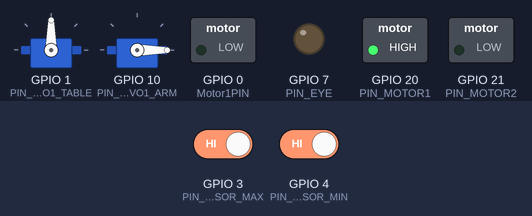
The program below on a simulated ESP32-C3. Shown: 2 × servo, switched loads named in the program (green lamp = pin HIGH), output pins drawn as LEDs (lit = HIGH). Inputs (shaded band) come from the test bench; at power-on: GPIO 4 (PIN_HALL_SENSOR_MIN) HIGH, GPIO 3 (PIN_HALL_SENSOR_MAX) HIGH. Random numbers use the default seed unless the program sets one.

Above: at 21.4 s.
21.5 s: GPIO 4 (PIN_HALL_SENSOR_MIN) driven LOW
At 22.0 s:
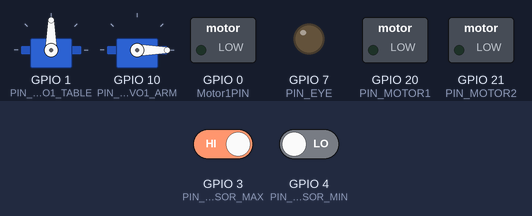
25.0 s: GPIO 3 (PIN_HALL_SENSOR_MAX) driven LOW
At 34.2 s:
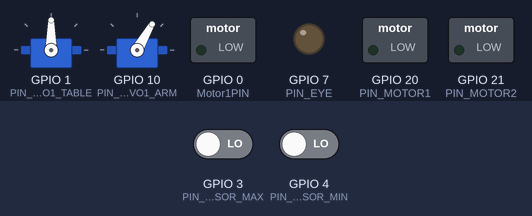
Timing chart, 0 to 34.5 s (numbered marks = the images above; inputs shaded):
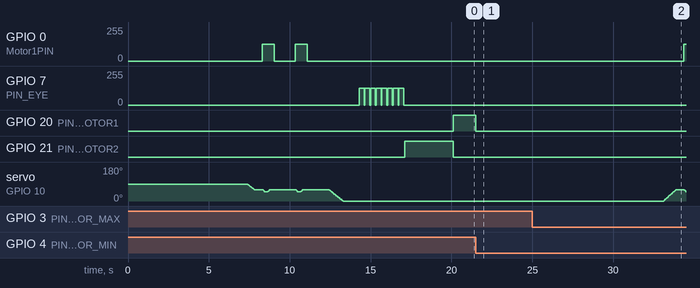

The program:

main.cpp
```cpp
#include <Arduino.h>

#define MAIN_TAG "Main"

// Servo
#define DISABLE_COMPLEX_FUNCTIONS
#define MAX_EASING_SERVOS 6
#define DISABLE_MICROS_AS_DEGREE_PARAMETER

#include <ServoEasing.hpp>

// Controllers
#include "common.h"
#include "controllers/BaseController.h"
#include "controllers/TowerController.h"
#include "controllers/Mp3Controller.h"

BaseController Base(PIN_SERVO1_TABLE, PIN_SERVO1_ARM, PIN_EYE, CH_EYE, PIN_GUN, CH_GUN);
TowerController Tower(PIN_MOTOR1, PIN_MOTOR2, CH_MOTOR1, CH_MOTOR2);

void IRAM_ATTR WhenMin() {
    Tower.onMin();
}

void IRAM_ATTR WhenMax() {
    Tower.onMax();
}

void setup() {
    delay(1000 * 3);
    ESP_LOGI(MAIN_TAG, "Setup!");
    setupSound();
    setDefaultVolume();
    delay(300);
    playBackground();

    Tower.setup();

    gpio_set_direction((gpio_num_t)PIN_HALL_SENSOR_MAX, GPIO_MODE_INPUT);
    gpio_set_direction((gpio_num_t)PIN_HALL_SENSOR_MIN, GPIO_MODE_INPUT);
    attachInterrupt(PIN_HALL_SENSOR_MAX, WhenMax, FALLING);
    attachInterrupt(PIN_HALL_SENSOR_MIN, WhenMin, FALLING);

    Base.setup();
    delay(1000 * 3);
}

void loop() {
    auto degreesPerSecond = (int) random(60, 90);
    ESP_LOGD(MAIN_TAG, "(Table) Degrees per second is %d", degreesPerSecond);

    Base.turnArmUp(degreesPerSecond);
    delay(500);
    for (int i = 0; i < 2; i++) {
        playBeamRifle();
        Base.fireGun(500);
        delay(800);
        stopAdvert();
        delay(500);
    }
    Base.turnArmDown(degreesPerSecond);

    delay(1000);
    playHeadVulcan();
    for (int i = 0; i < 8; i++) {
        Base.fireHeadVulcan(300);
        delay(50);
    }
    stopAdvert();

    Tower.motorMoveDown();
    delay(1000 * 3);
    Tower.motorMoveUp();
    delay(1000 * 3);
    Tower.motorMoveStop();

    delay(1000 * 10);
}
```

common.h
```cpp
#pragma once

// These are all GPIO pins on the ESP32
// Recommended pins include 2,4,12-19,21-23,25-27,32-33
// for the ESP32-S2 the GPIO pins are 1-21,26,33-42

#define PIN_MP3_TX 6 // OK
#define PIN_MP3_RX 5 // OK

// Tower PIN
#define PIN_HALL_SENSOR_MAX 3 // OK
#define PIN_HALL_SENSOR_MIN 4 // OK

#define PIN_MOTOR1 20
#define PIN_MOTOR2 21

// Base PIN & Channel
#define PIN_SERVO1_TABLE 1 // OK
#define PIN_SERVO1_ARM 10 // OK
#define PIN_EYE 7 // OK
#define PIN_GUN 0 // OK

// I2C
#define PIN_SDA 8
#define PIN_SCL 9

#define CH_MOTOR1 2
#define CH_MOTOR2 3
#define CH_EYE 4
#define CH_GUN 5
```

BaseController.cpp
```cpp
#include "BaseController.h"

// Logger
#define SERVOS_TAG "SERVOS"

BaseController::BaseController(uint8_t tablePin,
                               uint8_t armPin,
                               uint8_t eyePin, uint8_t eyeCh,
                               uint8_t gunPin, uint8_t gunCh) :
        _TablePin(tablePin),
        _ArmPin(armPin),
        _EyePin(eyePin), _EyeCh(eyeCh),
        _GunPin(gunPin), _GunCh(gunCh) {
}

void BaseController::setup() {
    servoTable.attach(_TablePin, 90);
    servoTable.setEasingType(EASE_LINEAR);
    servoArm.attach(_ArmPin, 0);
    servoArm.setEasingType(EASE_LINEAR);

    ledcSetup(_EyeCh, 1000, 8);
    ledcAttachPin(_EyePin, _EyeCh);
    ledcSetup(_GunCh, 1000, 8);
    ledcAttachPin(_GunPin, _GunCh);
}

void BaseController::turnTable() {
    auto degreesPerSecond = (int) random(30, 60);
    ESP_LOGD(SERVOS_TAG, "(TurnTable) Degrees per second is %d", degreesPerSecond);
    servoTable.easeTo(90 + (int) random(15, 45), degreesPerSecond);
    delay(500);
    servoTable.easeTo(90 - (int) random(15, 45), degreesPerSecond);
    delay(500);
}

void BaseController::turnArmUp(uint_fast16_t degreesPerSecond) {
    servoArm.easeTo(60, degreesPerSecond);
}

void BaseController::turnArmDown(uint_fast16_t degreesPerSecond) {
    servoArm.easeTo(0, degreesPerSecond);
}

void BaseController::fireGun(uint32_t ms) {
    ESP_LOGD(SERVOS_TAG, "(Gun) Fire!!!");
    ledcWrite(_GunCh, 127);
    servoArm.easeTo(50, 90);
    delay(200);
    servoArm.easeTo(60, 90);
    if(ms -200 > 0) {
        delay(ms - 200);
    }
    ledcWrite(_GunCh, 0);
}

void BaseController::fireHeadVulcan(uint32_t ms) const {
    ESP_LOGD(SERVOS_TAG, "(Head Vulcan) Fire!!!");
    ledcWrite(_EyeCh, 127);
    delay(ms);
    ledcWrite(_EyeCh, 0);
}

void BaseController::loop() {
    // Do something
}
```

BaseController.h
```cpp
#ifndef SD_BASE1_BASE_CONTROLLER_H
#define SD_BASE1_BASE_CONTROLLER_H

#include <ServoEasing.h>

class BaseController {
public:
    BaseController(uint8_t tablePin,
                   uint8_t armPin,
                   uint8_t eyePin, uint8_t eyeCh,
                   uint8_t gunPin, uint8_t gunCh);

    void setup();

    void turnTable();

    void turnArmUp(uint_fast16_t degreesPerSecond);
    void turnArmDown(uint_fast16_t degreesPerSecond);

    void fireGun(uint32_t ms);
    void fireHeadVulcan(uint32_t ms) const; // First Gundam

    void loop();

protected:
    uint8_t _TablePin;
    uint8_t _ArmPin;
    uint8_t _EyePin;
    uint8_t _GunPin;
    uint8_t _EyeCh;
    uint8_t _GunCh;

    ServoEasing servoArm;
    ServoEasing servoTable;
};

#endif //SD_BASE1_BASE_CONTROLLER_H
```

Mp3Controller.h
```cpp
#pragma once

#include <Arduino.h>
#include <esp_log.h>

#include "common.h"
#include "DFMiniMp3.h"

#define MP3_TAG "DFPLAYER"

#ifdef DEBUG
#define DEFAULT_VOLUME 10
#else
#define DEFAULT_VOLUME 15
#endif

int BACKGROUND_TRACK = -1;

#define MAIN_THEME_TRACK 1

#define BEAM_RIFLE_TRACK 1
#define HEAD_VULCAN_TRACK 2

void playBackground();

class Mp3Notify;

typedef DFMiniMp3<HardwareSerial, Mp3Notify> DfMp3;

class Mp3Notify {
public:
    static void PrintlnSourceAction(DfMp3_PlaySources source,
                                    const char *action) {
        if (source & DfMp3_PlaySources_Sd) {
#ifdef DEBUG
            ESP_LOGD(MP3_TAG, "SD Card, %s", action);
#endif
        }
        if (source & DfMp3_PlaySources_Usb) {
#ifdef DEBUG
            ESP_LOGD(MP3_TAG, "USB Disk, %s", action);
#endif
        }
        if (source & DfMp3_PlaySources_Flash) {
#ifdef DEBUG
            ESP_LOGD(MP3_TAG, "Flash, %s", action);
#endif
        }
    }

    static void OnError(DfMp3 &mp3, uint16_t errorCode) {
        // see DfMp3_Error for code meaning
        switch (errorCode) {
            case DfMp3_Error_Busy:
#ifdef DEBUG
                ESP_LOGE(MP3_TAG, "Com Error - Busy");
#endif
                break;
            case DfMp3_Error_Sleeping:
#ifdef DEBUG
                ESP_LOGE(MP3_TAG, "Com Error - Sleeping");
#endif
                break;
            case DfMp3_Error_SerialWrongStack:
#ifdef DEBUG
                ESP_LOGE(MP3_TAG, "Com Error - Serial Wrong Stack");
#endif
                break;

            case DfMp3_Error_RxTimeout:
#ifdef DEBUG
                ESP_LOGE(MP3_TAG, "Com Error - Rx Timeout!!!");
#endif
                break;
            case DfMp3_Error_PacketSize:
#ifdef DEBUG
                ESP_LOGE(MP3_TAG, "Com Error - Wrong Packet Size!!!");
#endif
                break;
            case DfMp3_Error_PacketHeader:
#ifdef DEBUG
                ESP_LOGE(MP3_TAG, "Com Error - Wrong Packet Header!!!");
#endif
                break;
            case DfMp3_Error_PacketChecksum:
#ifdef DEBUG
                ESP_LOGE(MP3_TAG, "Com Error - Wrong Packet Checksum!!!");
#endif
                break;

            default:
#ifdef DEBUG
                ESP_LOGE(MP3_TAG, "Com Error - %d", errorCode);
#endif
                break;
        }
    }

    static void OnPlayFinished(DfMp3 &mp3, DfMp3_PlaySources source,
                               const uint16_t track) {
#ifdef DEBUG
        ESP_LOGD(MP3_TAG, "Play finished for #%d", track);
#endif
        if (track == BACKGROUND_TRACK) {
            playBackground();
        }
    }

    static void OnPlaySourceOnline(DfMp3 &mp3, DfMp3_PlaySources source) {
        PrintlnSourceAction(source, "online");
    }

    static void OnPlaySourceInserted(DfMp3 &mp3, DfMp3_PlaySources source) {
        PrintlnSourceAction(source, "inserted");
    }

    static void OnPlaySourceRemoved(DfMp3 &mp3, DfMp3_PlaySources source) {
        PrintlnSourceAction(source, "removed");
    }
};

DfMp3 dfmp3(Serial1, PIN_MP3_RX, PIN_MP3_TX);

inline void setDefaultVolume() {
    ESP_LOGD(MP3_TAG, "Set Volume");
    dfmp3.setVolume(DEFAULT_VOLUME);
    dfmp3.loop();
}

inline void setupSound() {
    ESP_LOGI(MP3_TAG, "Setup DFPlayer");
    dfmp3.begin(9600, 1000);
}

void playBackground() {
    ESP_LOGD(MP3_TAG, "Play BGM");
    BACKGROUND_TRACK = MAIN_THEME_TRACK;
    dfmp3.playMp3FolderTrack(MAIN_THEME_TRACK);
    dfmp3.loop();
}

void playBeamRifle() {
    dfmp3.playAdvertisement(BEAM_RIFLE_TRACK);
}

void playHeadVulcan() {
    dfmp3.playAdvertisement(HEAD_VULCAN_TRACK);
}

void stopAdvert() {
    dfmp3.stopAdvertisement();
}
```

TowerController.cpp
```cpp
#include "TowerController.h"

#include "esp_log.h"

// Logger
#define TOWER_TAG "TOWER"

TowerController::TowerController(uint8_t pin1, uint8_t pin2, uint8_t ch1, uint8_t ch2) :
        Motor1PIN(pin1), Motor2PIN(pin2),
        Motor1Ch(ch1), Motor2Ch(ch2) {
}

void TowerController::setup() {
    ledcSetup(Motor1Ch, 1000, 8);
    ledcAttachPin(Motor1PIN, Motor1Ch);
    ledcSetup(Motor2Ch, 1000, 8);
    ledcAttachPin(Motor2PIN, Motor2Ch);
}

void TowerController::motorMoveUp(bool noLimit) {
    if (noLimit) {
        ESP_LOGI(TOWER_TAG, "Motor up(NO LIMIT)...");
        motorStop = false;
        isMotorUp = true;
        ledcWrite(Motor1Ch, 255);
        ledcWrite(Motor2Ch, 0);
    } else {
        if (nearMax) {
            ESP_LOGW(TOWER_TAG, "Skip Motor up!");
        } else {
            ESP_LOGI(TOWER_TAG, "Motor up...");
            motorStop = false;
            isMotorUp = true;
            ledcWrite(Motor1Ch, 255);
            ledcWrite(Motor2Ch, 0);
        }
    }
}

void TowerController::motorMoveDown(bool noLimit) {
    if (noLimit) {
        ESP_LOGI(TOWER_TAG, "Motor down(NO LIMIT)...");
        motorStop = false;
        isMotorUp = false;
        ledcWrite(Motor1Ch, 0);
        ledcWrite(Motor2Ch, 255);
    } else {
        if (nearMin) {
            ESP_LOGW(TOWER_TAG, "Skip Motor down!");
        } else {
            ESP_LOGI(TOWER_TAG, "Motor down...");
            motorStop = false;
            isMotorUp = false;
            ledcWrite(Motor1Ch, 0);
            ledcWrite(Motor2Ch, 255);
        }
    }
}

void TowerController::onMax() {
    ESP_LOGW(TOWER_TAG, "Max!");
    motorMoveStop();
    nearMax = true;
}

void TowerController::onMin() {
    ESP_LOGW(TOWER_TAG, "Min!");
    motorMoveStop();
    nearMin = true;
}

void TowerController::motorMoveStop() {
    ESP_LOGI(TOWER_TAG, "Motor stop");
    motorStop = true;
    ledcWrite(Motor1Ch, 0);
    ledcWrite(Motor2Ch, 0);
}

void TowerController::loop(bool isUp, bool isDown) {
    if (isUp && isDown) {
        if (isMotorUp) {
            motorMoveUp(true);
        } else {
            // Should be stop!
            // motorMoveDown(true);
        }
    } else {
        if (isUp) {
            motorMoveUp();
            nearMin = false;
        } else if (isDown) {
            motorMoveDown();
            nearMax = false;
        } else {
            if (!motorStop)
                motorMoveStop();
        }
    }
}
```

TowerController.h
```cpp
//
// Created by painnick on 2024-08-24.
//

#ifndef SD_BASE1_TOWER_CONTROLLER_H
#define SD_BASE1_TOWER_CONTROLLER_H

#include <Arduino.h>

class TowerController {
public:
    bool motorStop = false;
    bool isMotorUp = false;

    bool nearMax = false;
    bool nearMin = false;

    uint8_t Motor1PIN = 0;
    uint8_t Motor2PIN = 0;
    uint8_t Motor1Ch = 0;
    uint8_t Motor2Ch = 0;

    TowerController(uint8_t pin1, uint8_t pin2, uint8_t ch1, uint8_t ch2);
    void setup();
    void loop(bool isUp, bool isDown);

    void motorMoveUp(bool noLimit = false);
    void motorMoveDown(bool noLimit = false);
    void motorMoveStop();

    void onMax();
    void onMin();
};

#endif //SD_BASE1_TOWER_CONTROLLER_H
```

Measured:
- by itself, GPIO 0 (Motor1PIN): alternates 127/255 for 0.74 s and 0/255 for 1.3 s, 4 changes in all, then stays 0/255
